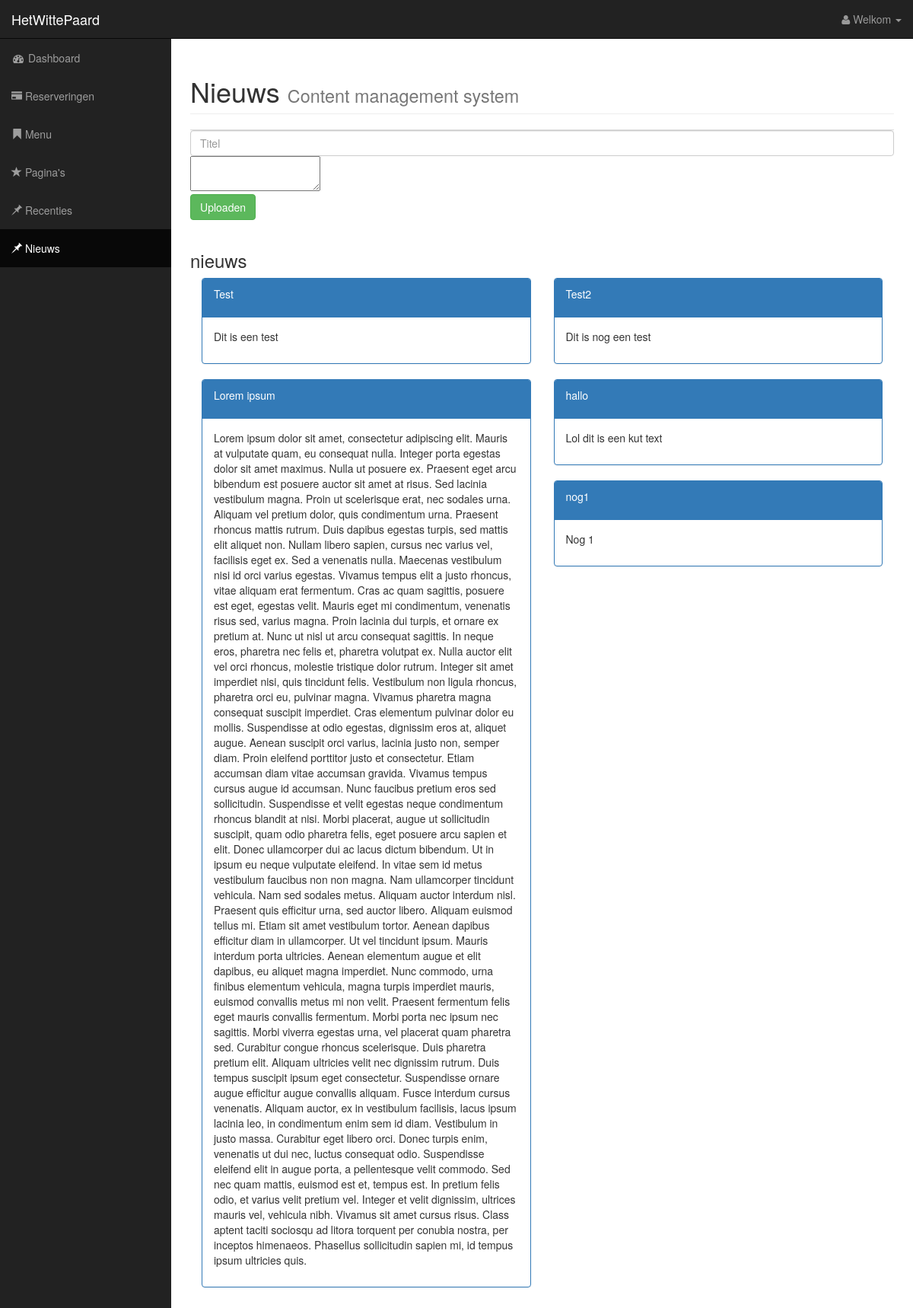
/nieuws.php (signed in), run on the app's committed database.
### tables this page shows
CREATE TABLE IF NOT EXISTS `artikelen` (
  `id` int(11) NOT NULL AUTO_INCREMENT,
  `text` longtext,
  `titel` varchar(255) DEFAULT NULL,
  PRIMARY KEY (`id`)
);

### libs/database.php (called while the page is built, shortened)
<?php
class DB {
	private static function connect(){
		$config = @include('./config/database.php');
		$dns 	= $config['type'].':host='.$config['host'].';dbname='.$config['dbname'];
		return new PDO($dns, $config['user'], $config['password']);
	}
	public static function select($what, $from, $where = ''){
		$pdo = DB::connect();
		$query = "SELECT $what FROM $from";
		$return = $pdo->prepare($query);
		$return->execute();
		return $return->fetchAll();
	}
}

### nieuws.php (the view, shortened to what this page needs)
<?php
require_once('libs/database.php');
?>
<!DOCTYPE html>
<html lang="en" xmlns="http://www.w3.org/1999/html">
<head>
    <link href="css/bootstrap.min.css" rel="stylesheet">
    <link href="css/default.css" rel="stylesheet">
    <link href="fonts/font-awesome/css/font-awesome.min.css" rel="stylesheet" type="text/css">
</head>
<body>
<div id="wrapper">
    <?php
    require_once 'assets/header.php';
    ?>
    <div id="page-wrapper">
        <div class="container-fluid">
            <div class="row">
                <div class="col-lg-12">
                    <h1 class="page-header">
                        Nieuws
                        <small>Content management system</small>
                    </h1>
                    <div>
                    </div>
                    <form method="post">
                        <input class="form-control" placeholder="Titel">
                        <textarea class="ckeditor" name="editor1">
                        </textarea>
                        <br>
                        <input class="btn btn-success" type="submit" name="update" value="Uploaden">
                    </form>
                    <br>
                    <h3>nieuws</h3>
                    <?php
                    $data   = DB::select('*', 'artikelen');
                    foreach ($data as $key){ ?>
                        <div class="col-md-6">
                            <div class="panel panel-primary">
                                <div class="panel-heading">
                                    <p><?php echo $key[2]; ?></p>
                                </div>
                                <div class="panel-body">
                                    <p><?php echo $key[1];?> </p>
                                </div>
                            </div>
                        </div>
                        <?php
                        }
                        ?>
                </div>
            </div>
        </div>
    </div>
</div>
</body>
</html>

### css/default.css (style rules this page uses)
body { margin-top: 100px; background-color: #ffffff; adding-top:20px; }
@media (min-width:768px) { body { margin-top: 50px; } }
#wrapper { padding-left: 0; }
#page-wrapper { width: 100%; padding: 0; background-color: #fff; min-height: 500px;!important; }
@media (min-width:768px) { #wrapper { padding-left: 225px; } }
@media (min-width:768px) { #page-wrapper { padding: 10px; } }

### data on the page
artikelen: titel "Test", text "Dit is een test"
artikelen: titel "Test2", text "Dit is nog een test"
artikelen: titel "Lorem ipsum", text "Lorem ipsum dolor sit amet, consectetur adipiscing elit. Mauris at vulputate quam, eu consequat nulla. Integer porta egestas dolor sit amet maximus. Nulla ut posuere ex. Praesent eget arcu bibendum est posuere auctor sit amet at risus. Sed lacinia vestibulum magna. Proin ut scelerisque erat, nec sodales urna. Aliquam vel pretium dolor, quis condimentum urna. Praesent rhoncus mattis rutrum. Duis dapibus egestas turpis, sed mattis elit aliquet non. Nullam libero sapien, cursus nec varius vel, facilisis eget ex. Sed a venenatis nulla. Maecenas vestibulum nisi id orci varius egestas. Vivamus tempus elit a justo rhoncus, vitae aliquam erat fermentum. Cras ac quam sagittis, posuere est eget,…"
artikelen: titel "hallo", text "Lol dit is een kut text"
artikelen: titel "nog1", text "Nog 1"
